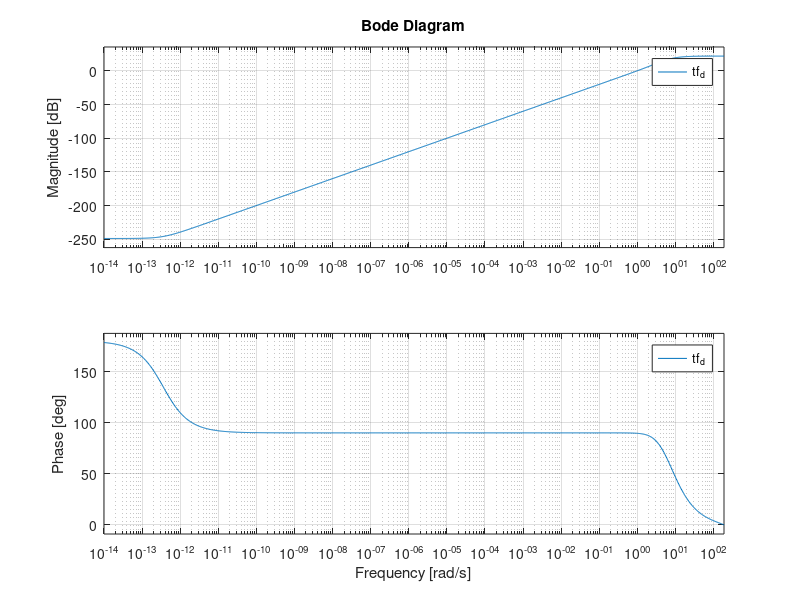

The MATLAB source for this figure: (Note: this script raises an error after producing the figure.)
Fs=60; % 100 kHz
Ts=1/Fs;
B=1*2*pi; % Bandwidth
kp=2*B;
ki=kp^2/4;
% Speed observer TF
num_so = [kp/ki 1 0];
den_so = [1/ki kp/ki 1];
tf_so = tf(num_so,den_so);
tf_d = c2d(tf_so,Ts,'tustin');
bode(tf_d);
%%
% Evaluation
% Position data at 100 Hz, spline interpolation
pos=pos-pos(1); % Normalize
time_60hz = time(1):1/60:time(end); 
pos_60hz = spline(time,pos,time_60hz);
[speed_est, speed_est_t] = lsim(tf_d,pos_60hz,time_60hz);
figure;
hold on;
RAD2RPM=30/(pi);
ratio = 3.0*160.0*RAD2RPM;
plot(time_60hz(2:end),diff(pos_60hz)/(time_60hz(2)-time_60hz(1))*ratio,'r');
plot(speed_est_t, speed_est*ratio, 'b');
%% Max speed
RAD2RPM=30/(pi);
joint_speed = (0.558+0.101)/(7.68-6.17) % rad/s at joint
joint_speed_rpm = joint_speed*RAD2RPM % rpm at joint
motor_rpm = joint_speed_rpm*3.0*160.0 % rpm at motor, timming belt and harmonic drive reduction


